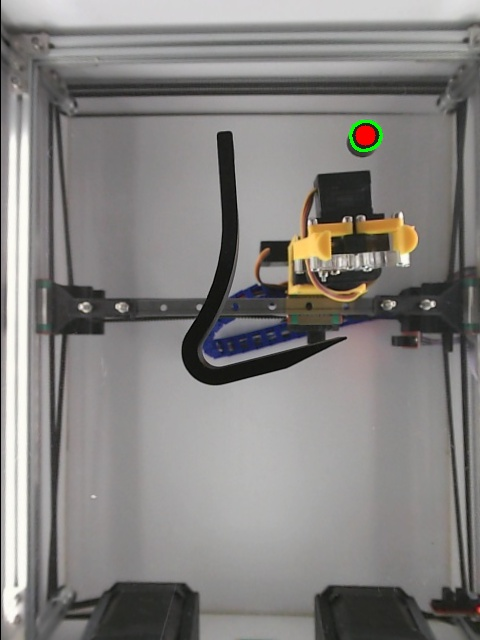
#> input picture autograsper/circular_object.jpg, 480 x 640 px
$ python create_homography_calibration.py --image ../autograsper/circular_object.jpg
#> lines starting #> are read from the running program, lines starting #| are printed output that depends on the picture; after the words box and inside, x2 and y2 are one past the last pixel; in counts of white or black regions, pixels touching at a corner belong together
"""
create_homography_calibration.py

Offline tool to (re)create the ``homography.npz`` file used by
``PixelRobotTransform`` in the robot pipeline.

It displays a reference bottom-camera image and asks you to click on four
known workspace positions.  For each click the corresponding robot
normalised coordinates (x_norm ∈ [0,1], y_norm ∈ [0,1]) are provided either:

  (a) automatically, from a ``fence_calibration_<robot>.npz`` file, or
  (b) by typing them interactively in the terminal.

The resulting 3 × 3 homography  H_pix_to_robot  is saved to
``homography.npz`` as ``arr_0``, matching the format expected by

    pixTransH = np.load("homography.npz")["arr_0"]
    PixelRobotTransform(pixTransH)

Usage examples
--------------
# Using a fence-calibration file (recommended):
python create_homography_calibration.py \\
    --image      latest_base.jpg \\
    --fence_cal  fence_calibration_robot24.npz \\
    --output     homography.npz

# Manual entry (you will be prompted in the terminal):
python create_homography_calibration.py \\
    --image      latest_base.jpg \\
    --output     homography.npz

Click order
-----------
The script prompts for exactly 4 clicks in this order:

    1. TOP-LEFT     of the workspace  →  robot corner 1
    2. TOP-RIGHT    of the workspace  →  robot corner 2
    3. BOTTOM-RIGHT of the workspace  →  robot corner 3
    4. BOTTOM-LEFT  of the workspace  →  robot corner 4

When using a fence-calibration file the robot positions for the four
corners are taken from ``horizontal_corners[0..3]`` (the four positions
recorded during horizontal-tool calibration, in TL/TR/BR/BL order).
"""

import argparse
import sys
import cv2
import numpy as np
from pathlib import Path


# ============================================================
# CONFIGURATION
# ============================================================

# Default output path
DEFAULT_OUTPUT = "homography.npz"

# Labels and description of the 4 clicks shown on the image
CORNER_LABELS = [
    "1 – TOP-LEFT",
    "2 – TOP-RIGHT",
    "3 – BOTTOM-RIGHT",
    "4 – BOTTOM-LEFT",
]

# Overlay colours
CLICK_COLOUR  = (0, 255, 0)    # BGR green for confirmed clicks
HOVER_COLOUR  = (0, 200, 255)  # BGR amber for the crosshair
TEXT_COLOUR   = (255, 255, 255)
FONT          = cv2.FONT_HERSHEY_SIMPLEX

# ============================================================


def draw_overlay(canvas: np.ndarray, clicks: list, next_label: str) -> np.ndarray:
    """Return a copy of canvas with recorded clicks and the current prompt."""
    out = canvas.copy()
    for i, (u, v) in enumerate(clicks):
        cv2.circle(out, (u, v), 8, CLICK_COLOUR, -1)
        cv2.putText(out, CORNER_LABELS[i], (u + 10, v - 10),
                    FONT, 0.55, CLICK_COLOUR, 1, cv2.LINE_AA)
    if next_label:
        cv2.putText(out, f"Click: {next_label}", (10, 30),
                    FONT, 0.7, TEXT_COLOUR, 2, cv2.LINE_AA)
        cv2.putText(out, "Press 'u' to undo last click  |  'q' to quit",
                    (10, 60), FONT, 0.5, (180, 180, 180), 1, cv2.LINE_AA)
    else:
        cv2.putText(out, "All 4 corners recorded – press ENTER to confirm or 'u' to undo",
                    (10, 30), FONT, 0.6, (0, 255, 255), 2, cv2.LINE_AA)
    return out


def collect_pixel_clicks(image: np.ndarray) -> list[tuple[int, int]]:
    """
    Interactive window: collect exactly 4 pixel positions by left-clicking.
    Returns list of (u, v) tuples (column, row).
    """
    clicks: list[tuple[int, int]] = []
    mouse_pos = [0, 0]

    # [5 lines left out: function on_mouse, not called in this run]

    win = "Homography Calibration  [click 4 corners]"
    cv2.namedWindow(win, cv2.WINDOW_NORMAL)
    cv2.setMouseCallback(win, on_mouse)

    while True:
        remaining = CORNER_LABELS[len(clicks)] if len(clicks) < 4 else ""
        frame = draw_overlay(image, clicks, remaining)

        # Draw crosshair at current mouse position
        u, v = mouse_pos
        cv2.line(frame, (u - 15, v), (u + 15, v), HOVER_COLOUR, 1)
        cv2.line(frame, (u, v - 15), (u, v + 15), HOVER_COLOUR, 1)

        cv2.imshow(win, frame)
        key = cv2.waitKey(20) & 0xFF

        if key == ord('u') and clicks:
            removed = clicks.pop()
            print(f"  Undid click at {removed}")
        elif key == ord('q'):
            cv2.destroyWindow(win)
            sys.exit("Aborted by user.")
        elif key == 13 and len(clicks) == 4:  # Enter
            break

    cv2.destroyWindow(win)
    return clicks


# [70 lines left out: functions get_robot_coords_from_fence, get_robot_coords_interactive, compute_homography, verify_homography, not called in this run]


def main() -> None:
    parser = argparse.ArgumentParser(
        description="Offline tool to recreate homography.npz for PixelRobotTransform."
    )
    parser.add_argument(
        "--image", required=True,
        help="Path to a reference bottom-camera image (e.g. latest_base.jpg).",
    )
    parser.add_argument(
        "--fence_cal", default=None,
        help="Optional path to fence_calibration_<robot>.npz.  "
             "If supplied, robot corner positions are read from it; "
             "otherwise you will be prompted to type them.",
    )
    parser.add_argument(
        "--output", default=DEFAULT_OUTPUT,
        help=f"Output path for homography.npz (default: {DEFAULT_OUTPUT}).",
    )
    args = parser.parse_args()

    # --- load reference image ---
    image = cv2.imread(args.image)
#> image is the input picture: shape (640, 480, 3); mean B, G, R 127.9, 130, 132.3
    if image is None:
        sys.exit(f"Could not load image: {args.image}")
    print(f"Loaded image {args.image}  ({image.shape[1]}×{image.shape[0]} px)")
#| Loaded image ../autograsper/circular_object.jpg  (480×640 px)

    # --- collect pixel clicks ---
    print("\nA window will open.  Click the 4 workspace corners in order:")
    for lbl in CORNER_LABELS:
        print(f"  {lbl}")
    print("Press 'u' to undo, Enter when all 4 are placed.\n")
    pixel_clicks = collect_pixel_clicks(image)
#> in draw_overlay, `cv2.putText(out, "Press 'u' to undo last click  |  'q' to quit", (10, ..`:
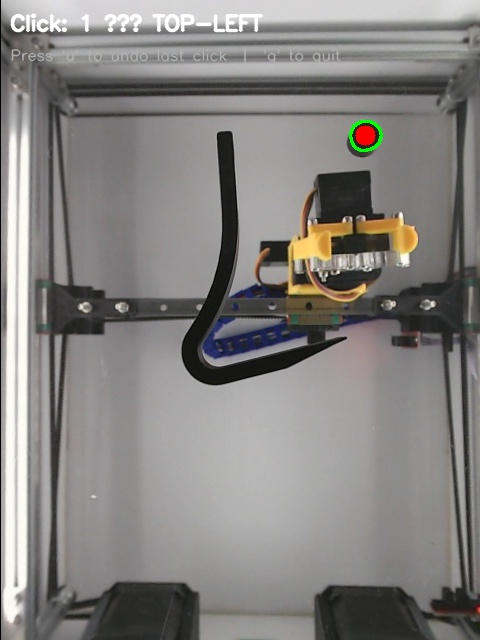
#> out: shape (640, 480, 3); mean B, G, R 128.4, 130.6, 132.8
#> in collect_pixel_clicks, `cv2.line(frame, (u - 15, v), (u + 15, v), HOVER_COLOUR, 1)`: frame: shape (640, 480, 3); 0.01% of pixels changed, all inside (x1, y1, x2, y2) = (0, 0, 16, 1)
#> in collect_pixel_clicks, `cv2.line(frame, (u, v - 15), (u, v + 15), HOVER_COLOUR, 1)`: frame: shape (640, 480, 3); mean B, G, R 128.4, 130.6, 132.8
#> (key q is pressed here)

    # --- get robot positions ---
    if args.fence_cal:
        robot_coords = get_robot_coords_from_fence(args.fence_cal)
    else:
        robot_coords = get_robot_coords_interactive()

    # --- compute and save ---
    H = compute_homography(pixel_clicks, robot_coords)
    verify_homography(H, pixel_clicks, robot_coords)

    out_path = Path(args.output)
    np.savez(str(out_path), H)   # saved as arr_0, matching np.load(...)["arr_0"]
    print(f"\nSaved homography to {out_path.resolve()}")
    print(f"Load with:  np.load('{out_path}')['arr_0']")


if __name__ == "__main__":
#> (the run stopped early here; a loop or call above may not have finished)
